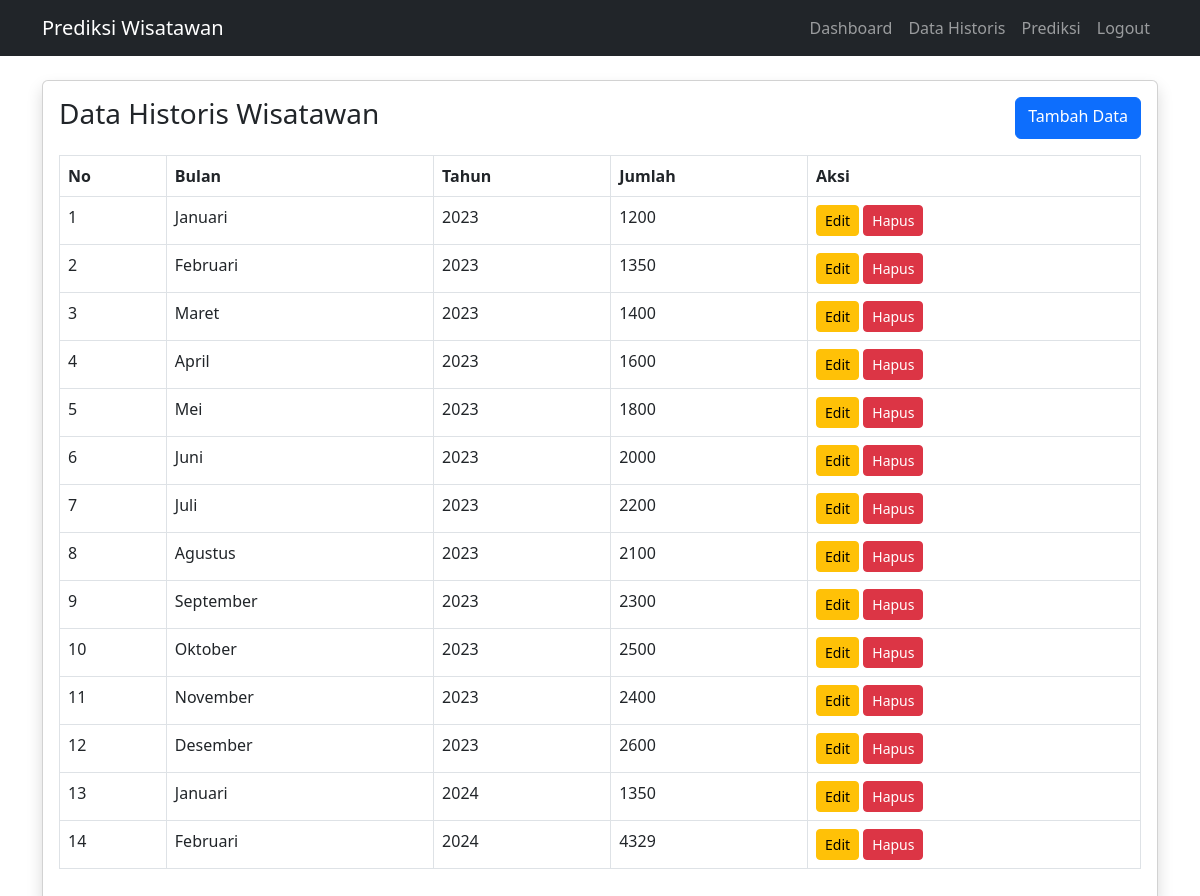
The app's page /data_wisatawan.php with its own data.
### tables this page shows
CREATE TABLE `wisatawan` (
  `id` int(11) NOT NULL,
  `bulan` varchar(20) DEFAULT NULL,
  `tahun` int(11) DEFAULT NULL,
  `jumlah` int(11) DEFAULT NULL
);

### data_wisatawan.php (the view, shortened to what this page needs)
<?php
include 'config/koneksi.php';
include 'includes/header.php';
include 'includes/navbar.php';
?>
<div class="container mt-4">
    <div class="card shadow">
        <div class="card-body">
            <div class="d-flex justify-content-between mb-3">
                <h3>Data Historis Wisatawan</h3>
                <a href="tambah_data.php" class="btn btn-primary">
                    Tambah Data
                </a>
            </div>
            <table class="table table-bordered">
                <tr>
                    <th>No</th>
                    <th>Bulan</th>
                    <th>Tahun</th>
                    <th>Jumlah</th>
                    <th>Aksi</th>
                </tr>
                <?php
                $no = 1;
                $data = mysqli_query($conn,
                "SELECT * FROM wisatawan");
                while($d = mysqli_fetch_array($data)){
                ?>
                <tr>
                    <td><?= $no++; ?></td>
                    <td><?= $d['bulan']; ?></td>
                    <td><?= $d['tahun']; ?></td>
                    <td><?= $d['jumlah']; ?></td>
                    <td>
                        <a href="edit_data.php?id=<?= $d['id']; ?>"
                        class="btn btn-warning btn-sm">
                        Edit
                        </a>
                        <a href="hapus_data.php?id=<?= $d['id']; ?>"
                        class="btn btn-danger btn-sm">
                        Hapus
                        </a>
                    </td>
                </tr>
                <?php } ?>
            </table>
        </div>
    </div>
</div>
<?php include 'includes/footer.php'; ?>

### includes/header.php (shortened to what this page needs)
<!DOCTYPE html>
<html>
<head>
    <link href="https://cdn.jsdelivr.net/npm/bootstrap@5.3.0/dist/css/bootstrap.min.css" rel="stylesheet">
</head>
<body>

### includes/navbar.php
<nav class="navbar navbar-expand-lg navbar-dark bg-dark">
  <div class="container">
    <a class="navbar-brand" href="dashboard.php">Prediksi Wisatawan</a>
    <div>
      <ul class="navbar-nav ms-auto">
        <li class="nav-item">
          <a class="nav-link" href="dashboard.php">Dashboard</a>
        </li>
        <li class="nav-item">
          <a class="nav-link" href="data_wisatawan.php">Data Historis</a>
        </li>
        <li class="nav-item">
          <a class="nav-link" href="prediksi.php">Prediksi</a>
        </li>
        <li class="nav-item">
          <a class="nav-link" href="logout.php">Logout</a>
        </li>
      </ul>
    </div>
  </div>
</nav>

### records on screen
wisatawan: bulan "Januari", tahun "2023", jumlah "1200"
wisatawan: bulan "Februari", tahun "2023", jumlah "1350"
wisatawan: bulan "Maret", tahun "2023", jumlah "1400"
wisatawan: bulan "April", tahun "2023", jumlah "1600"
wisatawan: bulan "Mei", tahun "2023", jumlah "1800"
wisatawan: bulan "Juni", tahun "2023", jumlah "2000"
wisatawan: bulan "Juli", tahun "2023", jumlah "2200"
wisatawan: bulan "Agustus", tahun "2023", jumlah "2100"
wisatawan: bulan "September", tahun "2023", jumlah "2300"
wisatawan: bulan "Oktober", tahun "2023", jumlah "2500"
wisatawan: bulan "November", tahun "2023", jumlah "2400"
wisatawan: bulan "Desember", tahun "2023", jumlah "2600"
wisatawan: bulan "Januari", tahun "2024", jumlah "1350"
wisatawan: bulan "Februari", tahun "2024", jumlah "4329"
